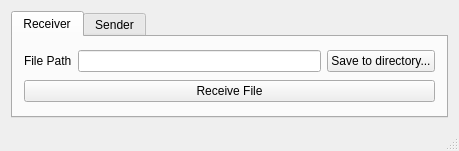
<?xml version="1.0" encoding="UTF-8"?>
<ui version="4.0">
 <class>MainWindow</class>
 <widget class="QMainWindow" name="MainWindow">
  <property name="geometry">
   <rect>
    <x>0</x>
    <y>0</y>
    <width>459</width>
    <height>151</height>
   </rect>
  </property>
  <property name="windowTitle">
   <string>KLocalShare</string>
  </property>
  <property name="windowIcon">
   <iconset>
    <normaloff>data/appicon.png</normaloff>data/appicon.png</iconset>
  </property>
  <widget class="QWidget" name="centralWidget">
   <layout class="QGridLayout" name="gridLayout_2">
    <item row="0" column="0">
     <widget class="QTabWidget" name="tabWidget">
      <property name="currentIndex">
       <number>0</number>
      </property>
      <widget class="QWidget" name="tab">
       <attribute name="title">
        <string>Receiver</string>
       </attribute>
       <layout class="QGridLayout" name="gridLayout_4">
        <item row="0" column="0">
         <widget class="QLabel" name="label_2">
          <property name="text">
           <string>File Path</string>
          </property>
         </widget>
        </item>
        <item row="0" column="1">
         <widget class="QLineEdit" name="lne_receiverFilePath"/>
        </item>
        <item row="0" column="2">
         <widget class="QPushButton" name="btn_receiveSaveDir">
          <property name="text">
           <string>Save to directory...</string>
          </property>
         </widget>
        </item>
        <item row="1" column="0" colspan="3">
         <widget class="QPushButton" name="btn_receive">
          <property name="text">
           <string>Receive File</string>
          </property>
         </widget>
        </item>
       </layout>
      </widget>
      <widget class="QWidget" name="tab_2">
       <attribute name="title">
        <string>Sender</string>
       </attribute>
       <layout class="QGridLayout" name="gridLayout_3">
        <item row="0" column="0">
         <widget class="QLabel" name="label">
          <property name="text">
           <string>File Path</string>
          </property>
         </widget>
        </item>
        <item row="0" column="1">
         <widget class="QLineEdit" name="lne_senderFilePath"/>
        </item>
        <item row="0" column="2">
         <widget class="QPushButton" name="btn_sendBrowse">
          <property name="text">
           <string>Browse</string>
          </property>
         </widget>
        </item>
        <item row="1" column="0" colspan="3">
         <widget class="QPushButton" name="btn_send">
          <property name="text">
           <string>Send File</string>
          </property>
         </widget>
        </item>
       </layout>
      </widget>
     </widget>
    </item>
   </layout>
  </widget>
  <widget class="QStatusBar" name="statusBar"/>
 </widget>
 <layoutdefault spacing="6" margin="11"/>
 <resources/>
 <connections/>
</ui>
